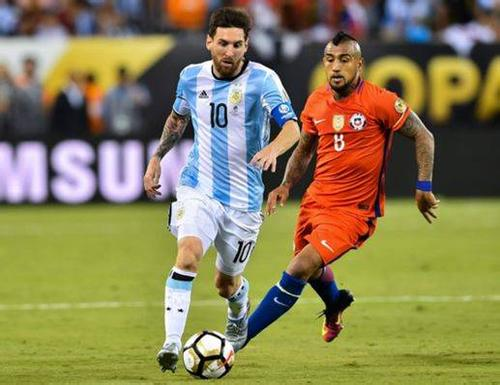
#> input picture opencv_basic_handle/img/meixi3.jpg, 500 x 385 px
$ python opencv_14.py   (older library calls are emulated)
#> lines starting #> are read from the running program, lines starting #| are printed output that depends on the picture
#!/usr/bin/env python
#-*- coding:utf-8 -*-
'''
@Project name: opencv_basic_handle
@Product name: PyCharm
@Time: 2018/8/17 22:55
@Author: ldgang
'''

import cv2
import numpy
from matplotlib import pyplot as plt

if __name__ == "__main__":
    img = cv2.imread('img/meixi3.jpg',0)
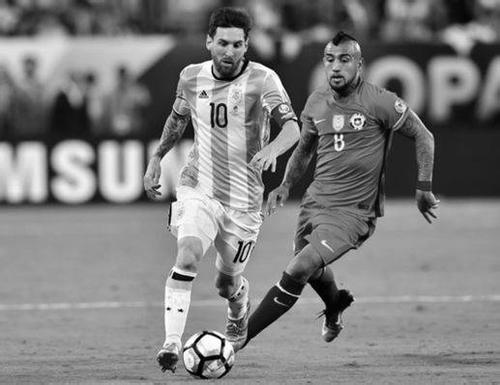
#> img: shape (385, 500); min 0, max 255, mean 126
    laplacian = cv2.Laplacian(img,cv2.CV_64F)
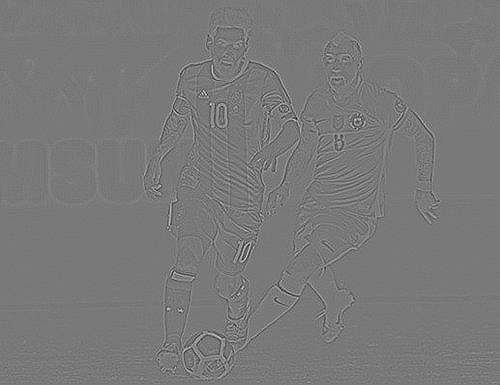
#> laplacian: shape (385, 500) float64; min -367, max 402, mean 0; drawn with min black and max white
    sobelx = cv2.Sobel(img,cv2.CV_64F,1,0,ksize=5)
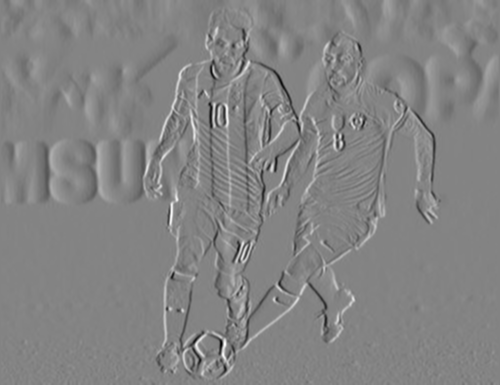
#> sobelx: shape (385, 500) float64; min -10999, max 10272, mean -9.6; drawn with min black and max white
    sobely = cv2.Sobel(img,cv2.CV_64F,0,1,ksize=5)
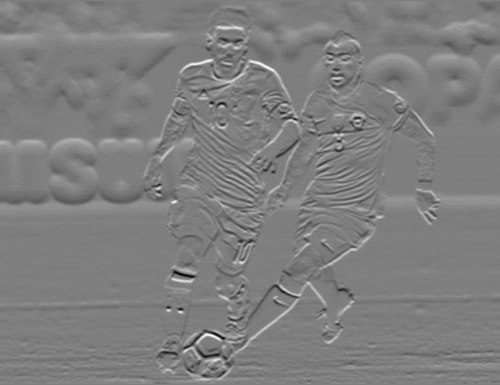
#> sobely: shape (385, 500) float64; min -10138, max 10264, mean 17.4; drawn with min black and max white

    plt.subplot(2,2,1),plt.imshow(img,cmap='gray')
    plt.title('original'),plt.xticks([]),plt.yticks([])
    plt.subplot(2,2,2),plt.imshow(laplacian,cmap='gray')
    plt.title('laplacian'),plt.xticks([]),plt.yticks([])
    plt.subplot(2,2,3),plt.imshow(sobelx,cmap='gray')
    plt.title('Sobel X'),plt.xticks([]),plt.yticks([])
    plt.subplot(2,2,4),plt.imshow(sobely,cmap='gray')
    plt.title('Sobel Y'),plt.xticks([]),plt.yticks([])

    plt.show()

$ run again, with opencv_basic_handle/img/meixi1.jpg copied over opencv_basic_handle/img/meixi3.jpg
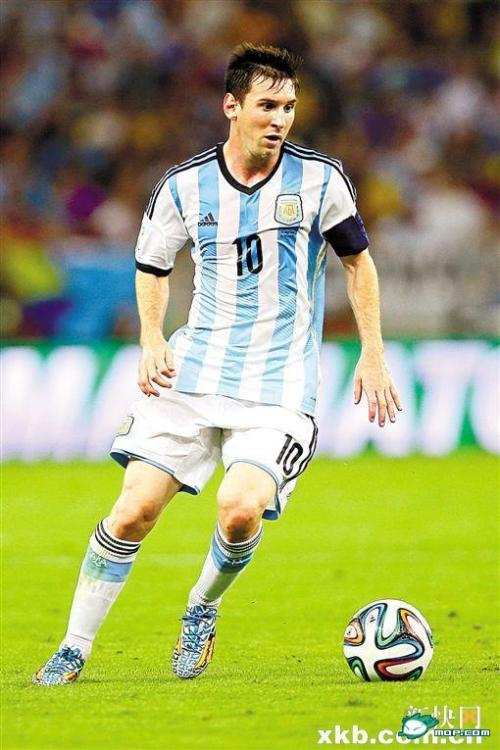
#> input picture opencv_basic_handle/img/meixi1.jpg, 500 x 750 px
#> `img = cv2.imread('img/meixi3.jpg',0)`:
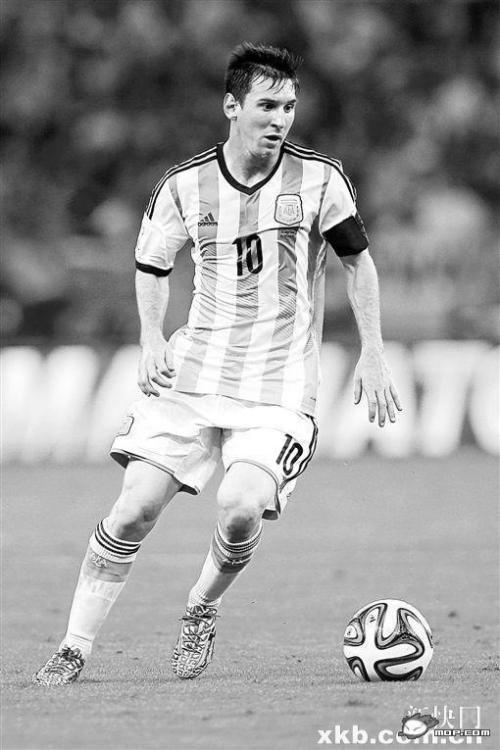
#> img: shape (750, 500); min 0, max 255, mean 153.9
#> `sobely = cv2.Sobel(img,cv2.CV_64F,0,1,ksize=5)`:
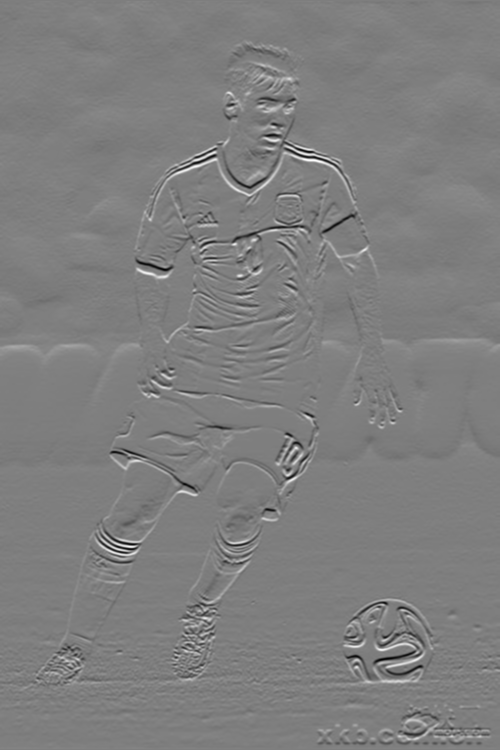
#> sobely: shape (750, 500) float64; min -10801, max 10912, mean 17.9; drawn with min black and max white

$ run again, with opencv_basic_handle/img/meixi2.jpg copied over opencv_basic_handle/img/meixi3.jpg
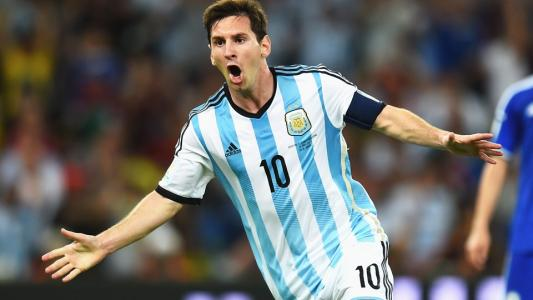
#> input picture opencv_basic_handle/img/meixi2.jpg, 533 x 300 px
#> `img = cv2.imread('img/meixi3.jpg',0)`:
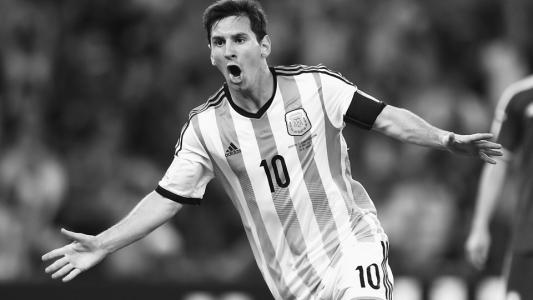
#> img: shape (300, 533); min 0, max 255, mean 103.7
#> `sobely = cv2.Sobel(img,cv2.CV_64F,0,1,ksize=5)`:
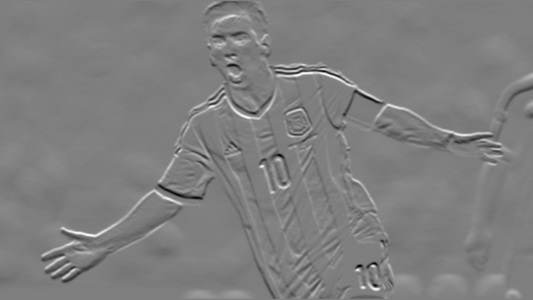
#> sobely: shape (300, 533) float64; min -9999, max 10074, mean 20.7; drawn with min black and max white
